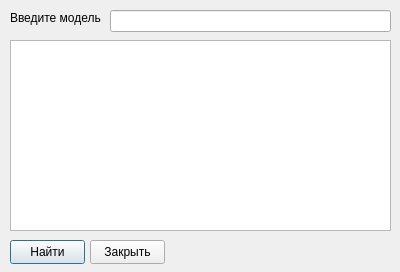
<?xml version="1.0" encoding="UTF-8"?>
<ui version="4.0">
 <class>SearchDialog</class>
 <widget class="QDialog" name="SearchDialog">
  <property name="geometry">
   <rect>
    <x>0</x>
    <y>0</y>
    <width>400</width>
    <height>272</height>
   </rect>
  </property>
  <property name="windowTitle">
   <string>Dialog</string>
  </property>
  <widget class="QLabel" name="label">
   <property name="geometry">
    <rect>
     <x>10</x>
     <y>10</y>
     <width>91</width>
     <height>16</height>
    </rect>
   </property>
   <property name="text">
    <string>Введите модель</string>
   </property>
  </widget>
  <widget class="QLineEdit" name="editModel">
   <property name="geometry">
    <rect>
     <x>110</x>
     <y>10</y>
     <width>281</width>
     <height>22</height>
    </rect>
   </property>
  </widget>
  <widget class="QTextEdit" name="output">
   <property name="geometry">
    <rect>
     <x>10</x>
     <y>40</y>
     <width>381</width>
     <height>191</height>
    </rect>
   </property>
  </widget>
  <widget class="QPushButton" name="searchButton">
   <property name="geometry">
    <rect>
     <x>10</x>
     <y>240</y>
     <width>75</width>
     <height>24</height>
    </rect>
   </property>
   <property name="text">
    <string>Найти</string>
   </property>
  </widget>
  <widget class="QPushButton" name="closeDialogButton">
   <property name="geometry">
    <rect>
     <x>90</x>
     <y>240</y>
     <width>75</width>
     <height>24</height>
    </rect>
   </property>
   <property name="text">
    <string>Закрыть</string>
   </property>
  </widget>
 </widget>
 <resources/>
 <connections/>
</ui>
